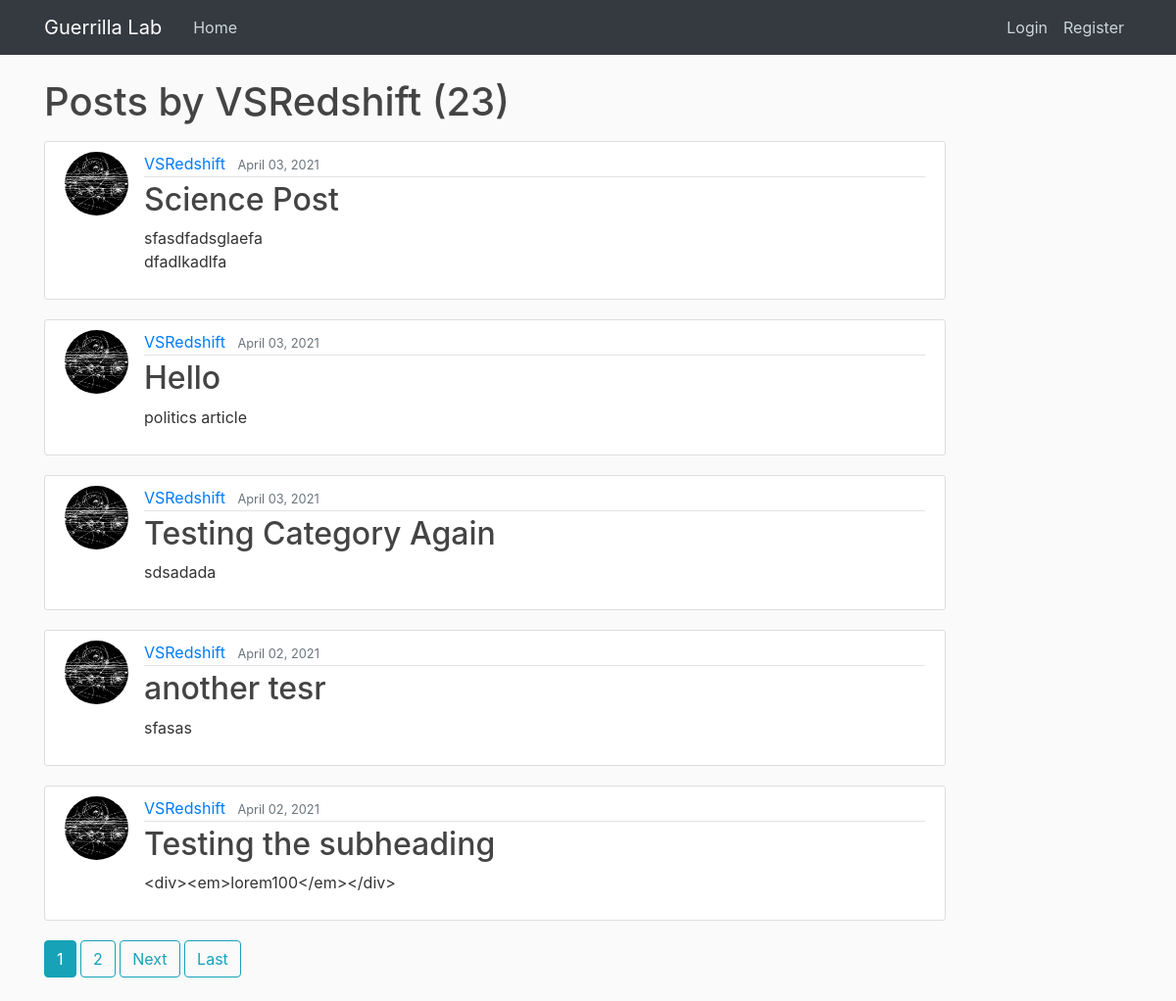
Page /user/VSRedshift on the committed database.
### blog/models.py (models this page shows, shortened)
class Post(models.Model):
    title = models.CharField(max_length=100)
    content = models.TextField()
    subheading = models.TextField(max_length=255, blank=True, default=None)
    date_posted = models.DateTimeField(default=timezone.now)
    author = models.ForeignKey(User, on_delete=models.CASCADE)
    category = models.CharField(max_length=30, default=None)
    tags = TaggableManager(blank=True)

### users/models.py (models this page shows, shortened)
class Profile(models.Model):
    user = models.OneToOneField(User, on_delete=models.CASCADE)
    bio = models.TextField(max_length=1000)
    image = models.ImageField(default='default.jpg', upload_to='profile_pics')

### blog/views.py (the view)
# urls.py: path('user/<str:username>', UserPostListView.as_view(), name='user-posts'),
class UserPostListView(ListView):
    model = Post
    template_name = 'blog/user_posts.html'
    context_object_name = 'posts'
    paginate_by = 5
    def get_queryset(self):
        user = get_object_or_404(User, username=self.kwargs.get('username'))
        return Post.objects.filter(author=user).order_by('-date_posted')

### blog/templates/blog/user_posts.html (shortened to what this page needs)
{% extends "blog/base.html" %}
{% block content %}
    <h1 class="mb-3">Posts by {{ view.kwargs.username }} ({{ page_obj.paginator.count }}) </h1>
    {% for post in posts %}
    <article class="media content-section">
        <img
            class="rounded-circle article-img"
            src="{{ post.author.profile.image.url }}"
            alt=""
        />
        <div class="media-body">
            <div class="article-metadata">
                <a class="mr-2" href="{% url 'user-posts' post.author.username %}">
                {{ post.author }}
                </a>
                <small class="text-muted">{{ post.date_posted|date:"F d, Y" }}</small>
            </div>
            <h2>
                <a class="article-title" href="{% url 'post-detail' post.id %}">
                {{ post.title }}
                </a>
            </h2>
            <p class="article-content">{{ post.content }}</p>
        </div>
    </article>
    {% endfor %}
    {% if is_paginated %}
        {% for num in page_obj.paginator.page_range %}
            {% if page_obj.number == num %}
                <a class="btn btn-info mb-4" href="?page={{ num }}">{{ num }}</a>
            {% elif num > page_obj.number|add:'-2' and num < page_obj.number|add:'2' %}
                <a class="btn btn-outline-info mb-4" href="?page={{ num }}">{{ num }}</a>
            {% endif %}
        {% endfor %}
        {% if page_obj.has_next %}
            <a class="btn btn-outline-info mb-4" href="?page={{ page_obj.next_page_number}}">Next</a>
            <a class="btn btn-outline-info mb-4" href="?page={{ page_obj.paginator.num_pages }}">Last</a>
        {% endif %}
    {% endif %}
{% endblock content %}

### blog/static/blog/main.css (style rules this page uses)
:root { --primary-color: #111; --secondary-color: #f4f4f4; --tertiary-color: #333; }
body { background: #fafafa; color: #333333; margin-top: 5rem; }
h1, h2, h3, h4, h5, h6 { color: #444444; }
.content-section { background: #ffffff; padding: 10px 20px; border: 1px solid #dddddd; border-radius: 3px; margin-bottom: 20px; }
.article-title { color: #444444; }
.article-content { white-space: pre-line; }
.article-img { height: 65px; width: 65px; margin-right: 16px; }
.article-metadata { padding-bottom: 1px; margin-bottom: 4px; border-bottom: 1px solid #e3e3e3; }

### rows in the picture
Post: author.profile.image (picture), author "VSRedshift", date_posted "April 03, 2021", title "Science Post", content "sfasdfadsglaefa dfadlkadlfa"
Post: author.profile.image (picture), author "VSRedshift", date_posted "April 03, 2021", title "Hello", content "politics article"
Post: author.profile.image (picture), author "VSRedshift", date_posted "April 03, 2021", title "Testing Category Again", content "sdsadada"
Post: author.profile.image (picture), author "VSRedshift", date_posted "April 02, 2021", title "another tesr", content "sfasas"
Post: author.profile.image (picture), author "VSRedshift", date_posted "April 02, 2021", title "Testing the subheading", content "<div><em>lorem100</em></div>"

### other values in the picture
{{ view.kwargs.username }} "VSRedshift"
{{ page_obj.paginator.count }} "23"
{{ num }} "1"
{{ num }} "2"
